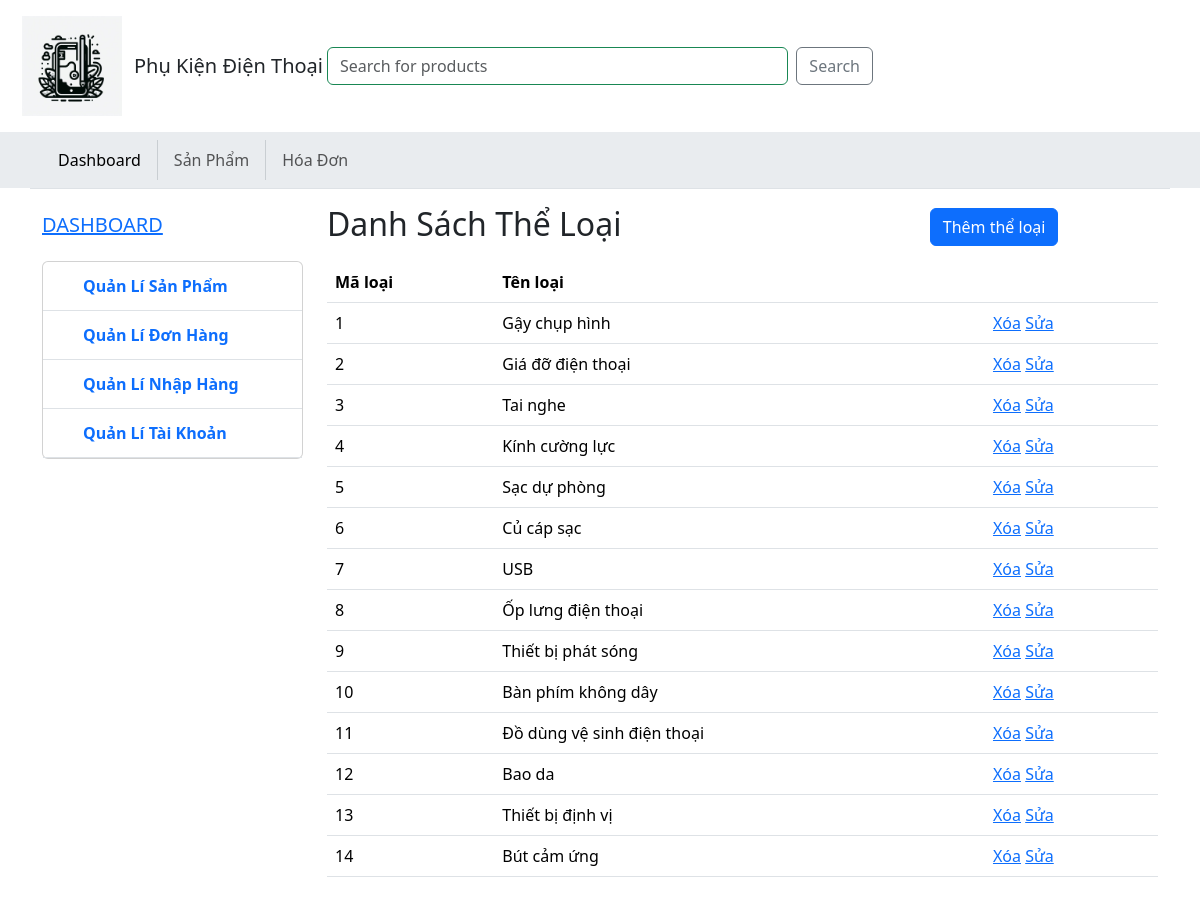
Page /dashboard/LoaiSP on the committed database.
### products/models.py (models this page shows, shortened)
class LoaiSP(models.Model):
    TenLoai = models.CharField(max_length= 100)

### dashboard/views.py (the view)
# urls.py: path('LoaiSP', views.list_LoaiSP, name='LoaiSP'),
def list_LoaiSP(request):
   data = {
   'DM_LoaiSP': LoaiSP.objects.all(),
   }
   return render(request, 'page/LoaiSP.html', data)

### dashboard/templates/page/LoaiSP.html (shortened to what this page needs)
{% extends "pages/layout.html" %} {% block title %} Thể Loại {% endblock %}  {%block content %}
<div class="col-9 my-3" >
    <h2>Danh Sách Thể Loại <a href="{% url 'Them_LoaiSP' %}" class="btn btn-primary" style="margin-left: 300px;">Thêm thể loại</a></h2>
    <table class="table my-3">
        <thead>
          <tr>
            <th scope="col">Mã loại</th>
            <th scope="col">Tên loại</th>
            <th></th>
          </tr>
        </thead>
        <tbody>
          {% for item in DM_LoaiSP %}
          <tr>
            <td>{{ item.id }}</td>
            <td>{{ item.TenLoai }}</td>
            <td>
              <a href="/dashboard/Xoa_LoaiSP/{{item.id}}" onclick="return confirm('Bạn có chắc chắn muốn xóa sản phẩm này?')">Xóa</a>
              <a href="/dashboard/Sua_LoaiSP/{{item.id}}" >Sửa</a>
            </td>
          </tr>
          {% endfor %}
        </tbody>
      </table>
</div>
{% endblock %}

### rows in the picture
LoaiSP: id "1", TenLoai "Gậy chụp hình"
LoaiSP: id "2", TenLoai "Giá đỡ điện thoại"
LoaiSP: id "3", TenLoai "Tai nghe"
LoaiSP: id "4", TenLoai "Kính cường lực"
LoaiSP: id "5", TenLoai "Sạc dự phòng"
LoaiSP: id "6", TenLoai "Củ cáp sạc"
LoaiSP: id "7", TenLoai "USB"
LoaiSP: id "8", TenLoai "Ốp lưng điện thoại"
LoaiSP: id "9", TenLoai "Thiết bị phát sóng"
LoaiSP: id "10", TenLoai "Bàn phím không dây"
LoaiSP: id "11", TenLoai "Đồ dùng vệ sinh điện thoại"
LoaiSP: id "12", TenLoai "Bao da"
LoaiSP: id "13", TenLoai "Thiết bị định vị"
LoaiSP: id "14", TenLoai "Bút cảm ứng"
